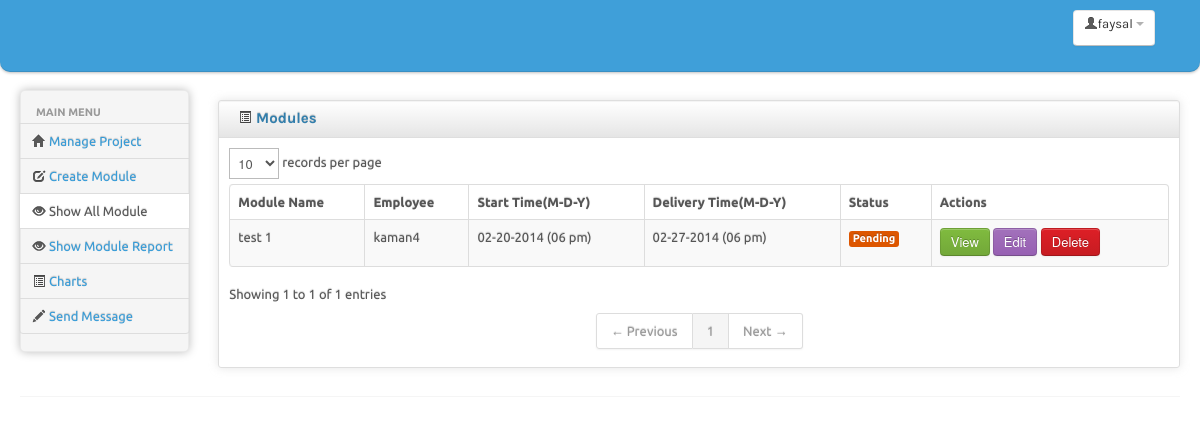
Screenshot of /project/show_module.php (signed in) with the database file from the repository.
### tables this page shows
CREATE TABLE IF NOT EXISTS `module` (
  `module_id` int(11) NOT NULL AUTO_INCREMENT,
  `project_id` int(11) NOT NULL,
  `employee_username` varchar(11) NOT NULL,
  `module_name` text NOT NULL,
  `module_description` text NOT NULL,
  `module_attachment` text NOT NULL,
  `module_start_time` timestamp NOT NULL DEFAULT CURRENT_TIMESTAMP ON UPDATE CURRENT_TIMESTAMP,
  `module_delivery_time` timestamp NOT NULL DEFAULT '0000-00-00 00:00:00',
  `module_status` varchar(10) NOT NULL DEFAULT 'pending',
  `module_submitted_date` timestamp NOT NULL DEFAULT '0000-00-00 00:00:00',
  `module_submitted_description` text NOT NULL,
  `module_submitted_attachment` text NOT NULL,
  PRIMARY KEY (`module_id`)
);

### project/show_module.php (the view, shortened to what this page needs)
<?php
include 'header.php';
$con=mysqli_connect("localhost","root","","pms");
$select= mysqli_query($con,"SELECT * FROM module Where project_id='$_SESSION[projectid]'");
?>
<body>
	<div class="navbar">
		<?php
include 'navbar.php';
?>
	</div>
		<div class="container-fluid">
		<div class="row-fluid">
			<div class="span2 main-menu-span">
				<?php
include 'sidebar.php';
?>
			</div>
                        <div id="content" class="span10">
                        <div class="row-fluid sortable">
				<div class="box span12">
					<div class="box-header well" data-original-title>
						<h2><i class="icon-list-alt"></i> Modules </h2>
					</div>
					<div class="box-content">
						<table class="table table-striped table-bordered bootstrap-datatable datatable">
						  <thead>
							  <tr>
								  <th>Module Name</th>
								  <th>Employee</th>
								  <th>Start Time(M-D-Y)</th>
								  <th>Delivery Time(M-D-Y)</th>
                                                                  <th>Status</th>
								  <th>Actions</th>
							  </tr>
						  </thead>
						  <tbody>
                                                      <?php
                                                      while($select_F = mysqli_fetch_array($select))
                                                        {
                                                          $date_s = date_create($select_F['module_start_time']);
                                                          $s_date= date_format($date_s, 'm-d-Y (h a)');
                                                            $date_d = date_create($select_F['module_delivery_time']);
                                                          $d_date= date_format($date_d, 'm-d-Y (h a)');
                                                          echo "<tr>";
                                                          echo "<td>".$select_F['module_name']."</td>";
                                                          echo "<td>".$select_F['employee_username']."</td>";
                                                          echo "<td class='center'>".$s_date."</td>";
                                                          echo "<td class='center'>".$d_date."</td>";
                                                          if($select_F['module_status']=="pending")
                                                          {
                                                              echo "
									<td class='center'>
									<span class='label label-warning'>Pending</span>
								</td>
                                                                        ";
                                                          }
                                                          elseif($select_F['module_status']=="active")
                                                          {
                                                               echo "
									<td class='center'>
									<span class='label btn-primary'>Active</span>
								</td>
                                                                        ";
                                                          }
                                                           elseif($select_F['module_status']=="successful")
                                                          {
                                                               echo "
									<td class='center'>
									<span class='label label-success'>Successful</span>
								</td>
                                                                        ";
                                                          }
                                                          echo "<td class='center'>";
                                                          echo "  <div class='btn-v'>
									  <form  action='module_view.php' method='post'>
                                                                                 <input type='hidden' name='m_view' value='". $select_F['module_id']."'  >
                                                                                <input class='btn btn-success'  type='submit' value='View'>
                                                                          </form>
                                                                    </div>
                                                                            ";
                                                          echo "
									<div class='btn-e'>
									  <form  action='module_edit_form.php' method='post'>
                                                                                 <input type='hidden' name='m_edit' value='". $select_F['module_id']."'  >
                                                                                <input class='btn btn-info'  type='submit' value='Edit'>
                                                                          </form>
                                                                     </div>
                                                                        ";
                                                          echo "
                                                                        <div class='btn-d'>
									  <form  action='module_delete.php' method='post'>
                                                                                 <input type='hidden' name='m_del' value='". $select_F['module_id']."'  >
                                                                                <input class='btn btn-danger '  type='submit' value='Delete'>
                                                                          </form>
                                                                       </div>
                                                                       ";
                                                          echo "</td>";
                                                          echo "</tr>";
                                                        }
                                                      ?>
                                            </tbody>
					  </table>
					</div>
				</div>
			</div>
                 </div>
                </div>
		<hr>
	</div>
</body>
</html>

### project/css/charisma-app.css (style rules this page uses)
.box { border: 1px solid #DEDEDE; border-radius:3px; -webkit-border-radius:3px; -moz-border-radius:3px; margin-top: 10px; margin-bottom: 10px ; box-shadow: 0 0 10px rgba(189, 189, 189, 0.4); -webkit-box-shadow: 0 0 10px rgba(189, 189, 189, 0.4); -moz-box-shadow: 0 0 10px rgba(189, 189, 189, 0.4); }
.box-header { border:none; padding-top:5px; border-bottom: 1px solid #DEDEDE; border-radius:3px 3px 0 0; -webkit-border-radius:3px 3px 0 0; -moz-border-radius:3px 3px 0 0; height:12px; min-height:12px; margin-bottom: 0; cursor:move; font-weight:bold; font-size:16px; background: -moz-linear-gradient(top, rgba(255,255,255,0) 0%, rgba(0,0,0,0.1) 100%); background: -webkit-gradient(linear, left top, left bottom, color-stop(0%,rgba(255,255,255,0)), color-stop(100%,rgba(0,0,0,0.1))); background: -webkit-linear-gradient(top, rgba(255,255,255,0) 0%,rgba(0,0,0,0.1) 100%); background: -o-linear-gradient(top, rgba(255,255,255,0) 0%,rgba(0,0,0,0.1) 100%); background: -ms-linear-gradient(top, rgba(255,255,255,0) 0%,rgba(0,0,0,0.1) 100%); background: linear-gradient(to bottom, rgba(255,255,255,0) 0%,rgba(0,0,0,0.1) 100%); filter: progid:DXImageTransform.Microsoft.gradient( startColorstr='#00ffffff', endColorstr='#1a000000',GradientType=0 ); }
.box-header h2 { font-size:15px; width:auto; clear:none; float:left; line-height:25px; white-space: nowrap; }
.box-header h2 > i { margin-top:1px; }
.box-content { padding:10px; }
.btn-v { width: 53px; float: left; height: 30px; }
.btn-e { width: 48px; float: left; height: 30px; }
.btn-d { width: 60px; float: left; height: 30px; }

### project/header.php (style rules this page uses)
body { padding-bottom: 40px; }

### rows the page displays
module: module_name "test 1", employee_username "kaman4", module_start_time "02-20-2014 (06 pm)", module_delivery_time "02-27-2014 (06 pm)", module_status "Pending"

### other values shown
$_SESSION['username'] "faysal"
